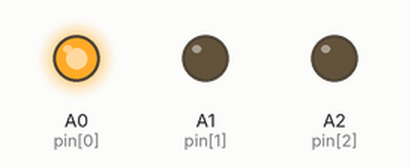
Simulated run of this sketch. Board: Arduino Uno, built with avr-gcc and run on an emulated ATmega328P. Shown: output pins drawn as LEDs (lit = HIGH).

Above: at 0.5 s.
At 2.5 s:
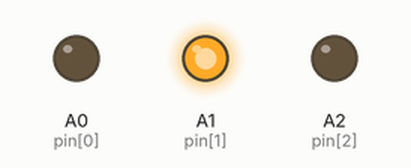
At 4.5 s:
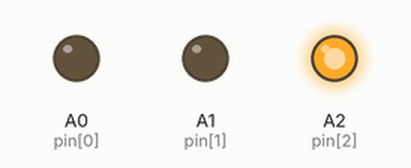
At 5.5 s:
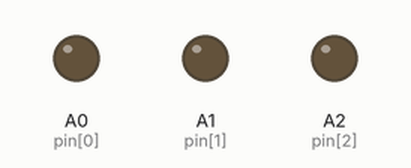
Timing chart, 0 to 7.8 s (numbered marks = the images above):
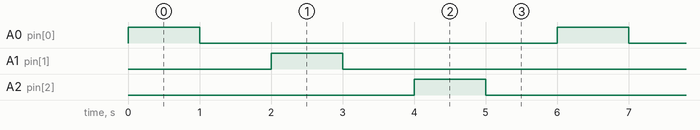

The sketch:

led_exam.ino
```cpp
int pin[3] = {A0,A1,A2};
int pin_length = sizeof(pin)/sizeof(int);
void setup() {
  pinMode(pin[0],OUTPUT);
  pinMode(pin[1],OUTPUT);
  pinMode(pin[2],OUTPUT);
}

void loop() {
  for(int i=0;i<pin_length;i++){
    digitalWrite(pin[i],HIGH);
    delay(1000);
    digitalWrite(pin[i],LOW);
    delay(1000);
  }
}
```

Measured:
- by itself, A0 (pin[0]), A1 (pin[1]), A2 (pin[2]): alternates HIGH for 1.0 s and LOW for 5.0 s
- by itself, everything shown: repeats every 6.0 s, in 6 steps
